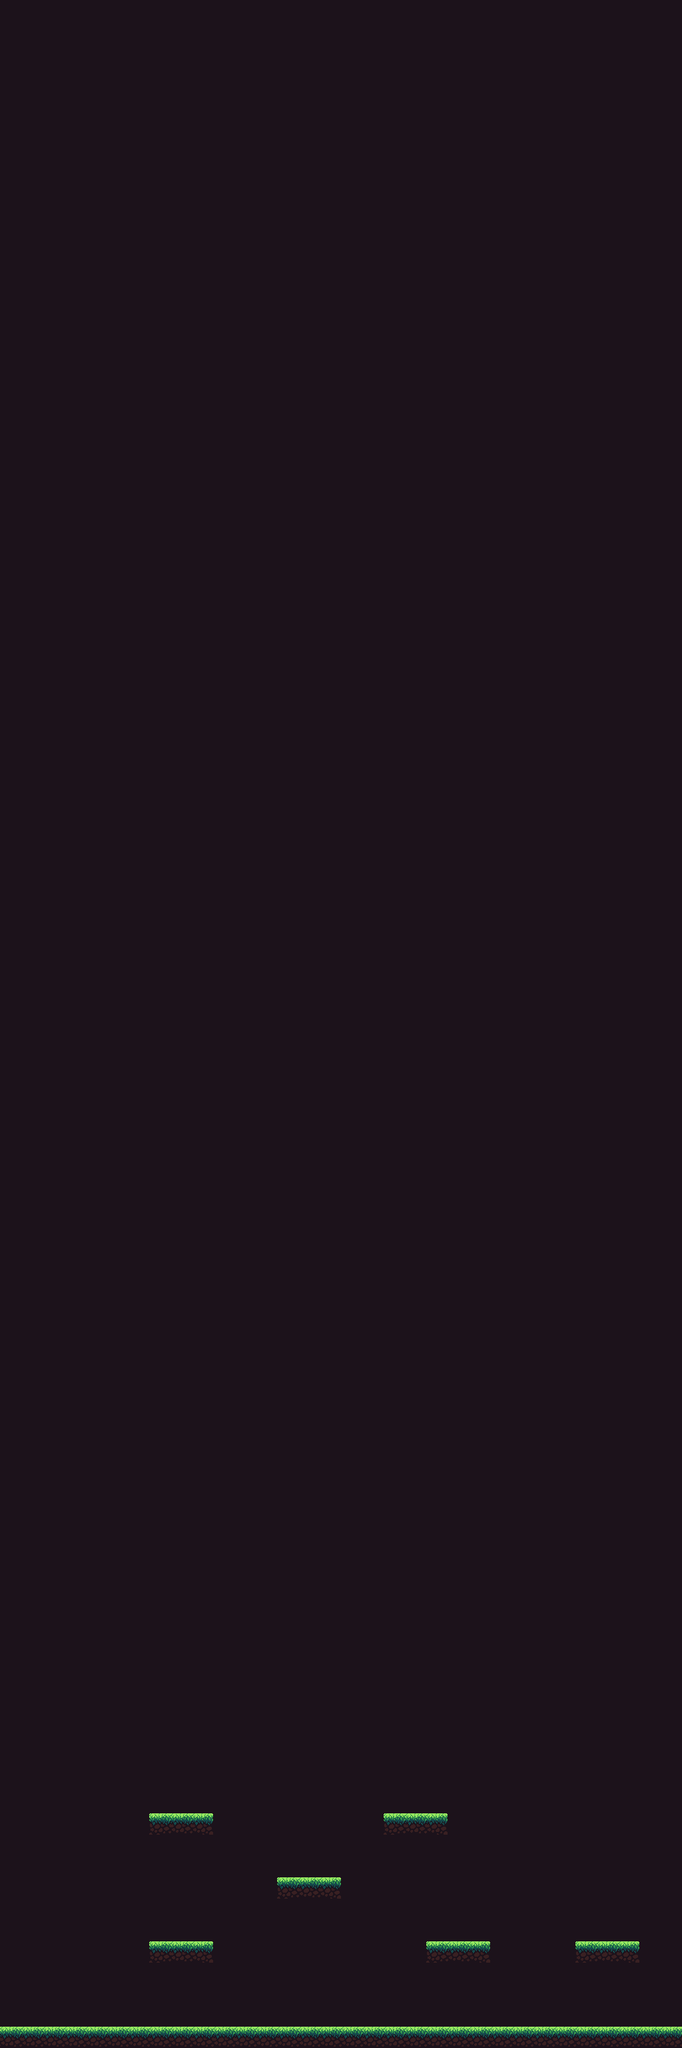

This is a level from a 2D game, rendered from its Tiled map with the project's own tilesets. A one-line summary and the map file follow, with tile-layer data summarised:
An orthogonal 32x96 tile map with 32x32 px tiles, 2 tile layers (Background, tiles) and 7 objects.

<map version="1.9" tiledversion="1.9.1" orientation="orthogonal" renderorder="right-down" width="32" height="96" tilewidth="32" tileheight="32" infinite="0" nextlayerid="4" nextobjectid="8">
 <tileset firstgid="1" source="./GrassTileSet.tsx" />
 <layer id="1" name="Background" width="32" height="96">
  <data>[3072 cells, 3072 non-empty, 1 distinct tile ids]</data>
 </layer>
 <layer id="2" name="tiles" width="32" height="96">
  <data>[3072 cells, 50 non-empty, 3 distinct tile ids]</data>
 </layer>
 <objectgroup id="3" name="collisions">
  <object id="1" x="224" y="2912" width="96" height="32" />
  <object id="2" x="416" y="2816" width="96" height="32" />
  <object id="3" x="640" y="2912" width="96" height="32" />
  <object id="4" x="0" y="3040" width="1024" height="32" />
  <object id="5" x="864" y="2912" width="96" height="32" />
  <object id="6" x="576" y="2720" width="96" height="32" />
  <object id="7" x="224" y="2720" width="96" height="32" />
 </objectgroup>
</map>
